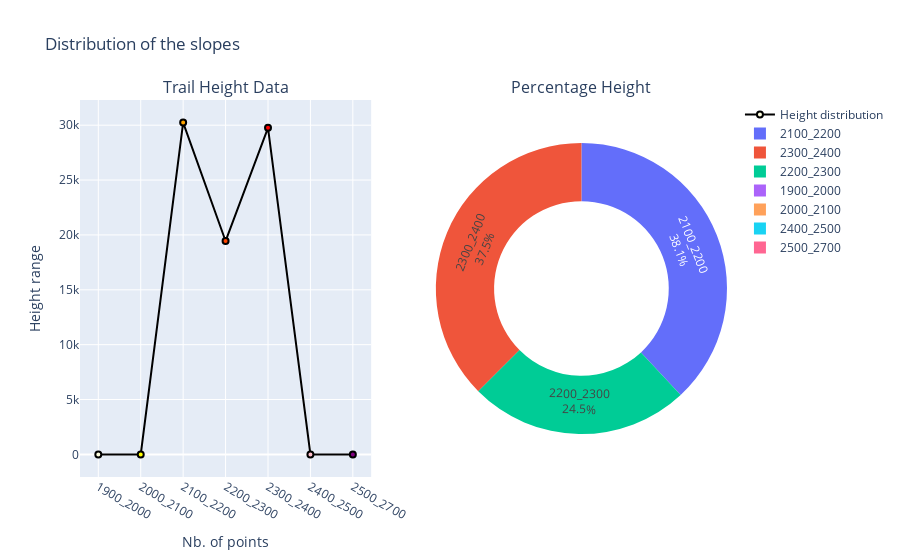

Notebook code cell kept with this figure:
### Code cell
#Plotting:
ranges_x_axis = ['1900_2000', '2000_2100', '2100_2200', '2200_2300', '2300_2400', '2400_2500', '2500_2700']

height = ps.make_subplots(rows=1, cols=2, subplot_titles=['Trail Height Data', 'Percentage Height'], specs=[[{'type':'scatter'}, {'type':'pie'}]])
height.add_scatter(
  x= ranges_x_axis,
  y= height_counts_list,
  name='Height distribution',
  marker=dict(line=dict(width=2, color='black'), color=['lightyellow','yellow','orange', 'orangered', 'red', 'pink','purple']),
  row=1, col=1)

height.add_pie(
  values=height_pctg,
  labels=ranges_x_axis,
  hole=.6,
  textposition='inside',
  textinfo='percent+label',
  row=1,
  col=2)
  
height.update_layout(title='Distribution of the slopes')
height.update_xaxes(title_text='Nb. of points')
height.update_yaxes(title_text='Height range')
height.update_traces(line=dict(color='black'), selector=dict(type='scatter'))
height.show()

### Figure 1 — Plotly figure (JSON) as saved in the notebook; plotly's stock layout.template omitted (floating-point values rounded to 4 significant figures)
{"data": [{"line": {"color": "black"}, "marker": {"color": ["lightyellow", "yellow", "orange", "orangered", "red", "pink", "purple"], "line": {"color": "black", "width": 2}}, "name": "Height distribution", "type": "scatter", "x": ["1900_2000", "2000_2100", "2100_2200", "2200_2300", "2300_2400", "2400_2500", "2500_2700"], "xaxis": "x", "y": [0, 0, 30237, 19444, 29760, 0, 0], "yaxis": "y"}, {"domain": {"x": [0.55, 1], "y": [0, 1]}, "hole": 0.6, "labels": ["1900_2000", "2000_2100", "2100_2200", "2200_2300", "2300_2400", "2400_2500", "2500_2700"], "textinfo": "percent+label", "textposition": "inside", "type": "pie", "values": [0, 0, 38.06, 24.48, 37.46, 0, 0]}], "layout": {"annotations": [{"font": {"size": 16}, "showarrow": false, "text": "Trail Height Data", "x": 0.225, "xanchor": "center", "xref": "paper", "y": 1, "yanchor": "bottom", "yref": "paper"}, {"font": {"size": 16}, "showarrow": false, "text": "Percentage Height", "x": 0.775, "xanchor": "center", "xref": "paper", "y": 1, "yanchor": "bottom", "yref": "paper"}], "title": {"text": "Distribution of the slopes"}, "xaxis": {"anchor": "y", "domain": [0, 0.45], "title": {"text": "Nb. of points"}}, "yaxis": {"anchor": "x", "domain": [0, 1], "title": {"text": "Height range"}}}}
